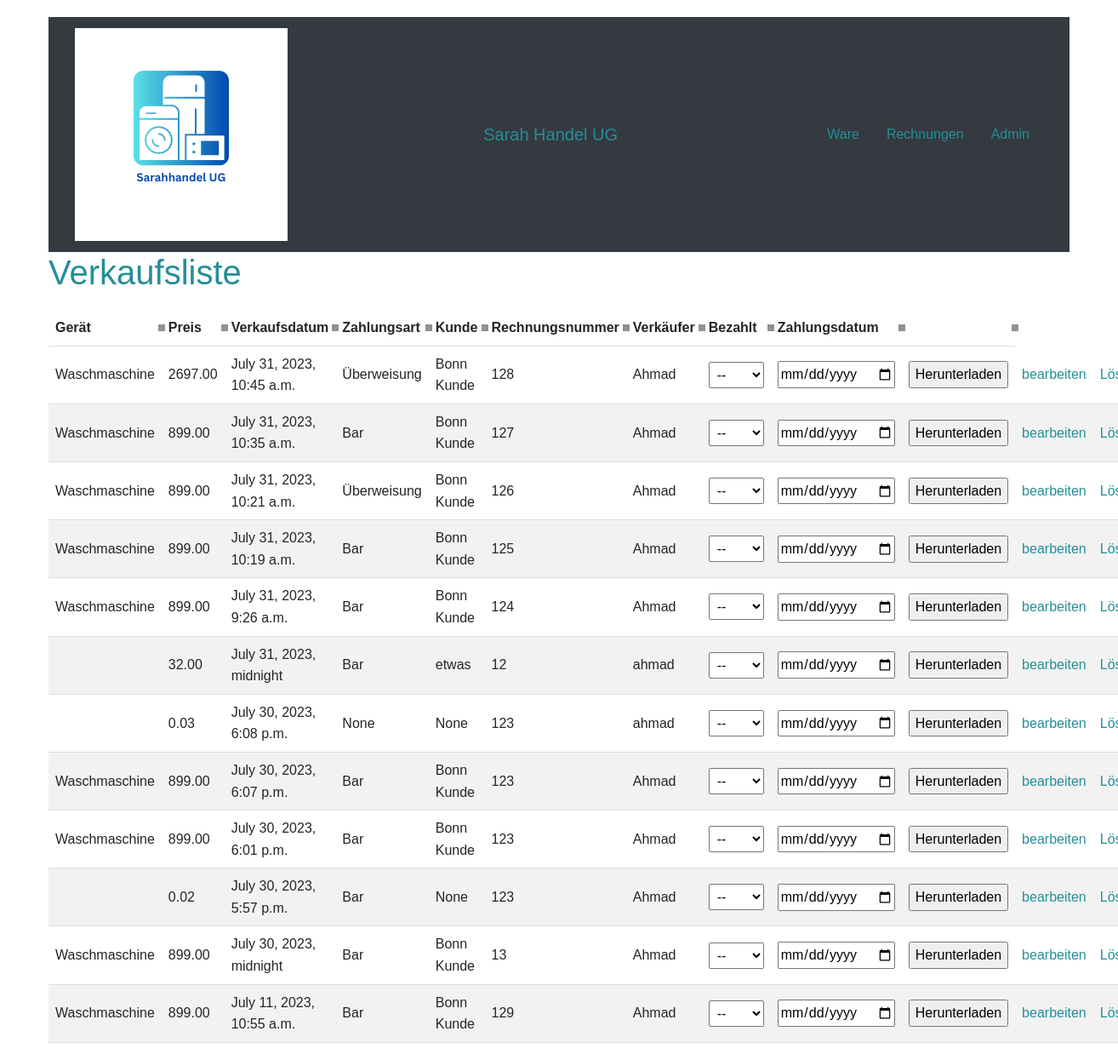
/verkauf_liste/, run on an earlier commit of the app's database.
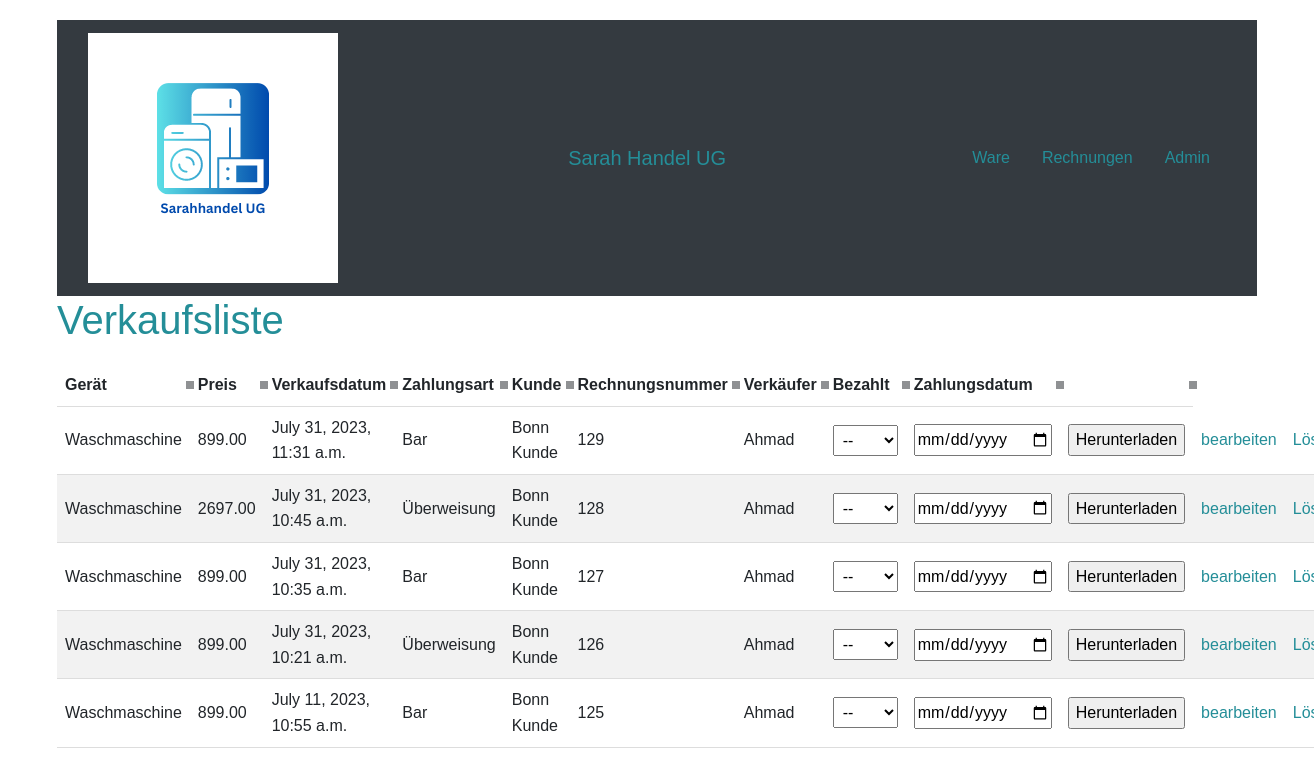
And on a later commit of the database.
### inventory/models.py (models this page shows)
class Verkauf(models.Model):
    TYPE_OF_CHOICES = [
        ('Waschmaschine','Waschmaschine'),
        ('Kühlschrank', 'Kühlschrank'),
        ('Spülmaschine','Spülmaschine'),
        ('gerät','gerät'),
    ]
    gerät = models.ForeignKey(Gerät, on_delete=models.SET_NULL, null=True, blank=True)
    waschmaschine = models.ForeignKey(Waschmaschine, on_delete=models.SET_NULL, null=True, blank=True)
    kuhlschrank = models.ForeignKey(Kuehlschrank, on_delete=models.SET_NULL, null=True, blank=True)
    spuelmaschine= models.ForeignKey(Spuelmaschine, on_delete=models.SET_NULL, null=True, blank= True)
    verkäufer = models.CharField(max_length=255)
    type_of = models.CharField(max_length=200, choices=TYPE_OF_CHOICES)
    menge = models.IntegerField()
    zahlungsart = models.CharField(max_length=100, choices=ZAHLUNGSART_CHOICES, blank=True, null=True)
    verkaufsdatum = models.DateTimeField(editable=True,default=datetime.now)
    marke = models.CharField(max_length=50, null=True, blank=True)
    serial_number = models.CharField(max_length=50, null=True, blank=True)
    artikel_nr = models.CharField(max_length=50, null=True, blank=True)
    preis = models.DecimalField(max_digits=8, decimal_places=2)
    beschreibung = models.TextField(max_length=500, null=True, blank=True)
    rechnungs_nr = models.IntegerField(unique=True)
    kunde_name = models.CharField(max_length=100, null=True, blank=True)
    kunde_strasse = models.CharField(max_length=100, null=True, blank=True)
    kunde_plz = models.CharField(max_length=100, null=True, blank=True)
    kunde_city = models.CharField(max_length=100, null=True, blank=True)
    kunde_email = models.CharField(max_length=100, null=True, blank=True)
    kunde_mobile = models.CharField(max_length=100, null=True, blank=True)

### inventory/views.py (the view, shortened to what this page needs)
# urls.py: path('verkauf_liste/', verkaufliste, name='verkauf_liste'),
def verkaufliste(request):
    verkauf_list = Verkauf.objects.all()
    return render(request, 'verkauf_liste.html', {'verkauf_list': verkauf_list})

### inventory/templates/verkauf_liste.html (shortened to what this page needs)
{% extends 'base.html' %}
{% block content %}
<h1>Verkaufsliste</h1>
<table>
  <thead>
    <tr>
      <th>Gerät</th>
      <th>Preis</th>
      <th>Verkaufsdatum</th>
      <th>Zahlungsart</th>
      <th>Kunde</th>
      <th>Rechnungsnummer</th>
      <th>Verkäufer</th>
      <th>Bezahlt</th>
      <th>Zahlungsdatum</th>
      <th></th>
    </tr>
  </thead>
  <tbody>
    {% for verkauf in verkauf_list|dictsortreversed:'verkaufsdatum' %}
    <tr>
      <form action="{% url 'verkauf_liste' %}" method="post">
        <td>
          {% if verkauf.waschmaschine %}
            {{ verkauf.type_of}}
          {% elif verkauf.kuhlschrank %}
            {{ verkauf.type_of}}
          {% elif verkauf.spuelmaschine %}
            {{ verkauf.type_of}}
          {% endif %}
        </td>
        <td>{{ verkauf.preis }}</td>
        <td>{{ verkauf.verkaufsdatum }}</td>
        <td>{{ verkauf.zahlungsart }}</td>
        <td>{{ verkauf.kunde_name }}</td>
        <td>{{ verkauf.rechnungs_nr }}</td>
        <td>{{ verkauf.verkäufer }}</td>
        <td>
          <select name="bezahlt" onchange="confirmBezahltChange(this)">
            <option value="--">--</option>
          </select>
        </td>
        <td>
          <input type="date" name="zahlungsdatum" value="{{ verkauf.zahlungsdatum | date:'Y-m-d' }}" onchange="confirmZahlungsdatumChange(this)">
        </td>
        <td><input type="submit" value="Herunterladen"></td>
        <td><a href="{% url 'admin:inventory_verkauf_change' verkauf.id %}">bearbeiten</a></td>
        <td>
          <a href="#" class="delete-link">Löschen</a>
        </td>
      </form>
    </tr>
    {% endfor %}
  </tbody>
</table>
{% endblock %}

### inventory/templates/base.html (shortened to what this page needs)
<!DOCTYPE html>
<html>
<head>
    <link rel="stylesheet" href="https://cdn.jsdelivr.net/npm/bootstrap@4.3.1/dist/css/bootstrap.min.css">
  <nav class="navbar bg-dark" data-bs-theme="dark">
      <div class="container-fluid d-flex justify-content-between">
        <a class="navbar-brand" href="#"><img src="logo.png" alt="Logo"></a>
        <a class="navbar-brand" href="#">Sarah Handel UG</a>
        <div class="d-flex">
          <a class="nav-link active me-3" aria-current="page" href="http://127.0.0.1:8000/">Ware</a>
          <a class="nav-link" href="http://127.0.0.1:8000/verkauf_liste/">Rechnungen</a>
          <a class="nav-link" href="http://127.0.0.1:8000/admin/">Admin</a>
        </div>
      </div>
  </nav>
</head>
<body>
    {% block content %}
    {% endblock %}
</body>
</html>

### inventory/templates/base.html (style rules this page uses)
body { font-family: Arial, sans-serif; line-height: 1.6; margin: 20px; max-width: 1200px; margin-left: auto; margin-right: auto; background-color: #ffffff; }
h1 { color: #248e98; margin-bottom: 20px; }
select { padding: 5px; font-size: 16px; }
a { color: #248e98; text-decoration: none; }

### inventory/templates/verkauf_liste.html (style rules this page uses)
table { border-collapse: collapse; width: 100%; }
th, td { padding: 8px; text-align: left; border-bottom: 1px solid #ddd; cursor: pointer; position: relative; }
tr:nth-child(even) { background-color: #f2f2f2; }
th::after { content: ""; border-style: solid; border-width: 0.25em 0.25em 0; display: inline-block; height: 0.5em; width: 0.5em; position: absolute; top: 50%; right: -0.25em; transform: translateY(-50%); opacity: 0.5; }

What changed in the data, as far as the page shows it:
removed Verkauf: type_of "Waschmaschine", preis "899.00", verkaufsdatum "July 31, 2023, 10:19 a.m.", zahlungsart "Bar", kunde_name "Bonn Kunde", rechnungs_nr "125", verkäufer "Ahmad"
removed Verkauf: type_of "Waschmaschine", preis "899.00", verkaufsdatum "July 31, 2023, 9:26 a.m.", zahlungsart "Bar", kunde_name "Bonn Kunde", rechnungs_nr "124", verkäufer "Ahmad"
removed Verkauf: preis "32.00", verkaufsdatum "July 31, 2023, midnight", zahlungsart "Bar", kunde_name "etwas", rechnungs_nr "12", verkäufer "ahmad"
removed Verkauf: preis "0.03", verkaufsdatum "July 30, 2023, 6:08 p.m.", zahlungsart "None", kunde_name "None", rechnungs_nr "123", verkäufer "ahmad"
removed Verkauf: type_of "Waschmaschine", preis "899.00", verkaufsdatum "July 30, 2023, 6:07 p.m.", zahlungsart "Bar", kunde_name "Bonn Kunde", rechnungs_nr "123", verkäufer "Ahmad"
removed Verkauf: type_of "Waschmaschine", preis "899.00", verkaufsdatum "July 30, 2023, 6:01 p.m.", zahlungsart "Bar", kunde_name "Bonn Kunde", rechnungs_nr "123", verkäufer "Ahmad"
removed Verkauf: preis "0.02", verkaufsdatum "July 30, 2023, 5:57 p.m.", zahlungsart "Bar", kunde_name "None", rechnungs_nr "123", verkäufer "Ahmad"
removed Verkauf: type_of "Waschmaschine", preis "899.00", verkaufsdatum "July 30, 2023, midnight", zahlungsart "Bar", kunde_name "Bonn Kunde", rechnungs_nr "13", verkäufer "Ahmad"
added Verkauf: type_of "Waschmaschine", preis "899.00", verkaufsdatum "July 31, 2023, 11:31 a.m.", zahlungsart "Bar", kunde_name "Bonn Kunde", rechnungs_nr "129", verkäufer "Ahmad"
changed Verkauf "July 11, 2023, 10:55 a.m.": rechnungs_nr "129" → "125"
